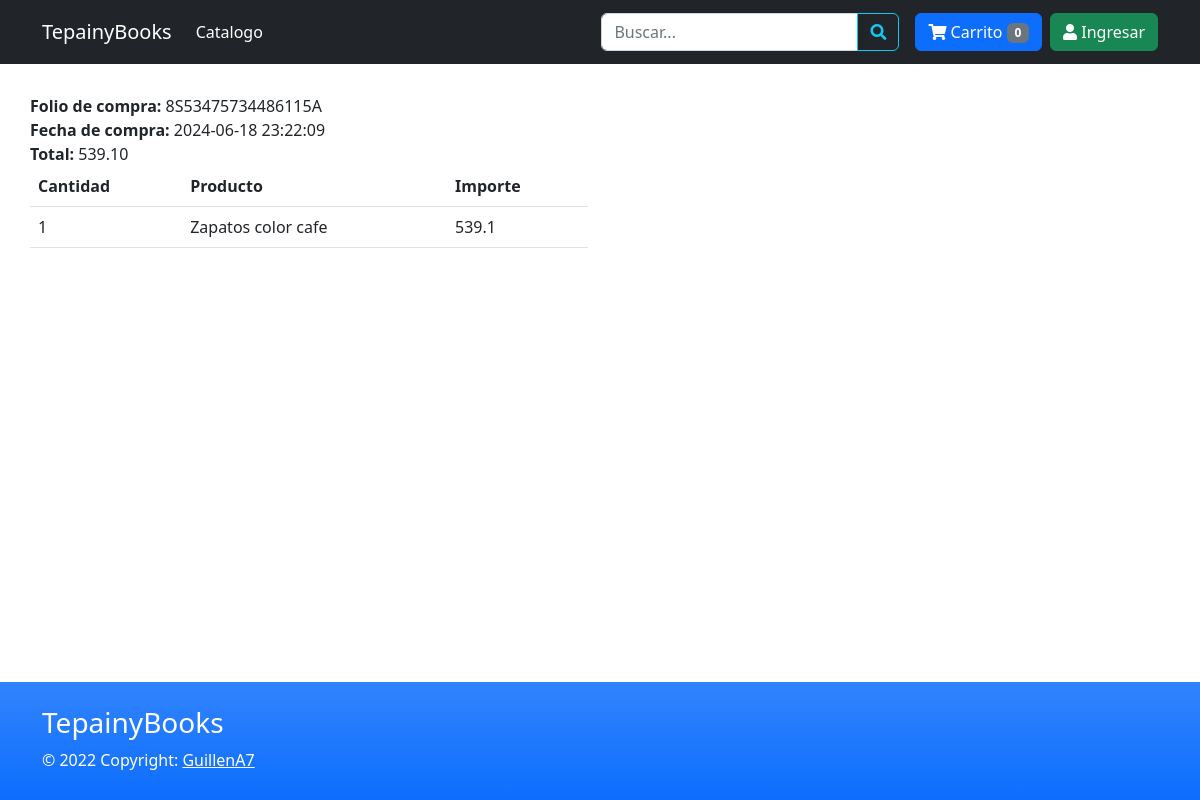
The app's page /completado.php?key=8S53475734486115A with its own data.
### tables this page shows
CREATE TABLE `compra` (
  `id` int(11) NOT NULL,
  `id_transaccion` varchar(20) NOT NULL,
  `fecha` datetime NOT NULL,
  `status` varchar(20) NOT NULL,
  `email` varchar(50) NOT NULL,
  `id_cliente` varchar(20) NOT NULL,
  `total` decimal(10,2) NOT NULL,
  `medio_pago` varchar(10) DEFAULT NULL
);

CREATE TABLE `detalle_compra` (
  `id` int(11) NOT NULL,
  `id_compra` int(11) NOT NULL,
  `id_producto` int(11) NOT NULL,
  `nombre` varchar(200) NOT NULL,
  `precio` decimal(10,2) NOT NULL,
  `cantidad` int(11) NOT NULL
);

### completado.php (the view, shortened to what this page needs)
<?php
$id_transaccion = isset($_GET['key']) ? $_GET['key'] : '';
$error = '';
if ($id_transaccion == '') {
    $error = 'Error al procesar la petición';
} else {
    $db = new Database();
    $con = $db->conectar();
    $sql = $con->prepare("SELECT count(id) FROM compra WHERE id_transaccion=? AND (status=? OR status=?)");
    $sql->execute([$id_transaccion, 'COMPLETED', 'approved']);
    if ($sql->fetchColumn() > 0) {
        $sql = $con->prepare("SELECT id, fecha, email, total FROM compra WHERE id_transaccion=? AND (status=? OR status=?) LIMIT 1");
        $sql->execute([$id_transaccion, 'COMPLETED', 'approved']);
        $row = $sql->fetch(PDO::FETCH_ASSOC);
        $idCompra = $row['id'];
        $sqlDet = $con->prepare("SELECT nombre, precio, cantidad FROM detalle_compra WHERE id_compra=?");
        $sqlDet->execute([$idCompra]);
    } else {
        $error = "Error al comprobar la compra";
    }
}
?>
<!DOCTYPE html>
<html lang="es" class="h-100">
<head>
    <link href="<?php echo SITE_URL; ?>css/bootstrap.min.css" rel="stylesheet">
    <link href="css/all.min.css" rel="stylesheet">
    <link href="css/estilos.css" rel="stylesheet">
</head>
<body class="d-flex flex-column h-100">
    <?php include 'menu.php'; ?>
    <main class="flex-shrink-0">
        <div class="container">
            <?php if (strlen($error) > 0) { ?>
                <div class="row">
                    <div class="col">
                        <h3><?php echo $error; ?></h3>
                    </div>
                </div>
            <?php } else { ?>
                <div class="row">
                    <div class="col">
                        <b>Folio de compra:</b> <?php echo $id_transaccion; ?><br>
                        <b>Fecha de compra:</b> <?php echo $row['fecha']; ?><br>
                        <b>Total:</b> <?php echo $row['total']; ?><br>
                    </div>
                </div>
                <div class="row">
                    <div class="col-md-6 col-sm-12">
                        <table class="table">
                            <thead>
                                <tr>
                                    <th>Cantidad</th>
                                    <th>Producto</th>
                                    <th>Importe</th>
                                </tr>
                            </thead>
                            <tbody>
                                <?php while ($row_det = $sqlDet->fetch(PDO::FETCH_ASSOC)) {
                                    $importe =  $row_det['cantidad'] * $row_det['precio']; ?>
                                    <tr>
                                        <td><?php echo $row_det['cantidad']; ?></td>
                                        <td><?php echo $row_det['nombre']; ?></td>
                                        <td><?php echo $importe; ?></td>
                                    </tr>
                                <?php } ?>
                            </tbody>
                        </table>
                    </div>
                </div>
            <?php } ?>
        </div>
    </main>
    <?php include 'footer.php'; ?>
</body>
</html>

### css/estilos.css (style rules this page uses)
main>.container { padding: 30px 0; }

### records on screen
compra: fecha "2024-06-18 23:22:09", total "539.10"
detalle_compra: cantidad "1", nombre "Zapatos color cafe", importe "539.1"

### other values on screen
$num_cart "0"
$id_transaccion "8S53475734486115A"
